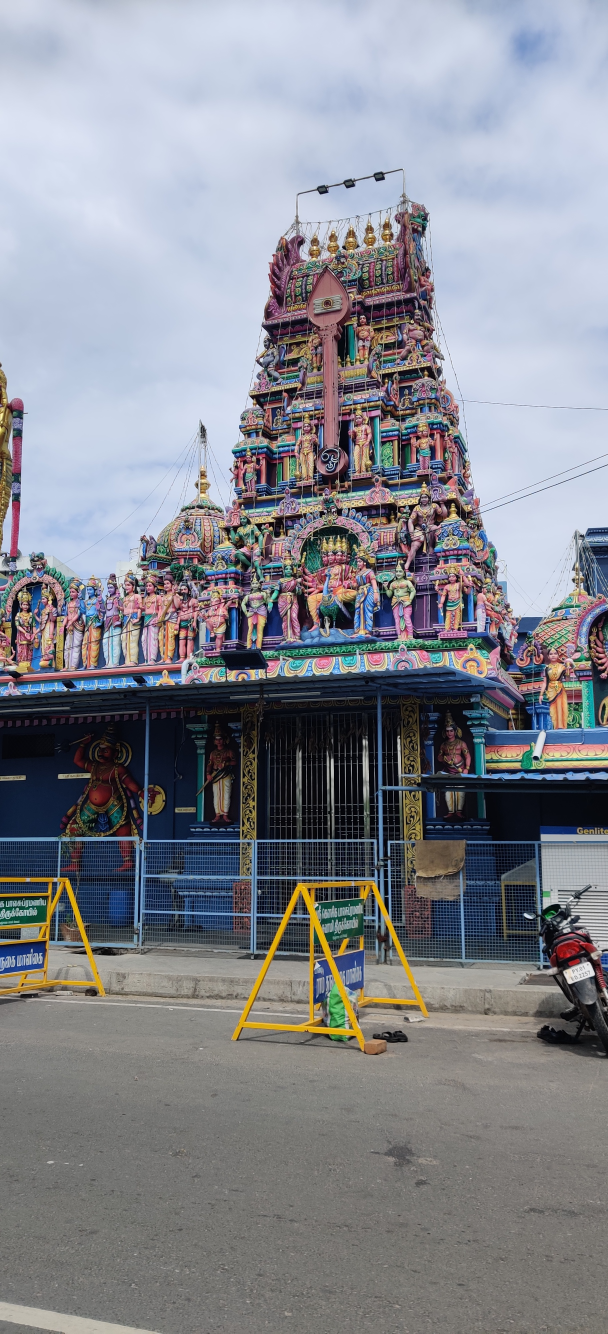
#> input picture Temple.jpg, 1824 x 4000 px (shown at 1/3 size)
$ python Histogram.py
#> lines starting #> are read from the running program, lines starting #| are printed output that depends on the picture
import numpy
import cv2
from matplotlib import pyplot

#img=numpy.zeros((200,200),numpy.uint8)
#cv2.rectangle(img,(0,100),(200,200),(255,255,255),-1)
img=cv2.imread('Temple.jpg')
#> img is the input picture: shape (4000, 1824, 3); mean B, G, R 142.6, 135, 133.2
img=cv2.resize(img,(512,512))
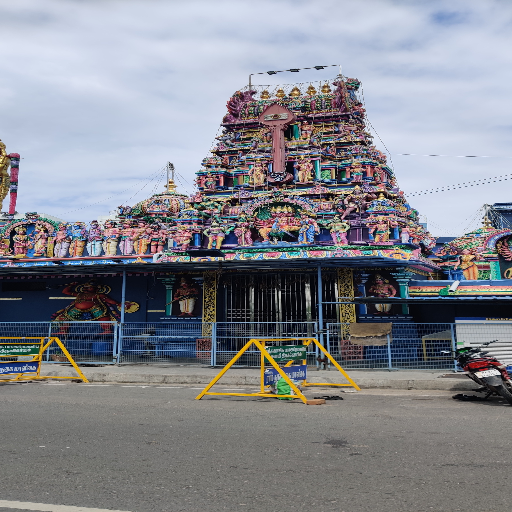
#> img: shape (512, 512, 3); mean B, G, R 142.5, 134.9, 133.1

b,g,r=cv2.split(img)
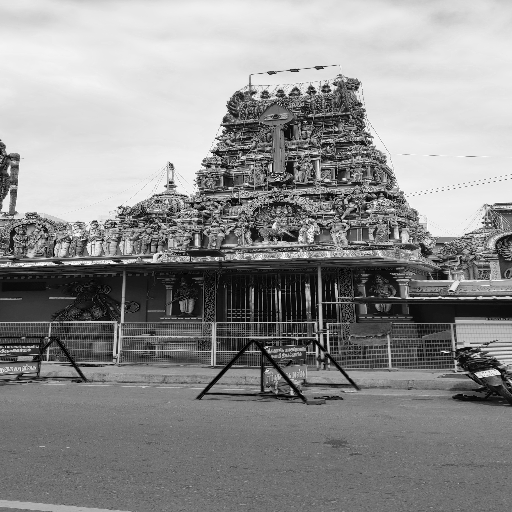
#> b: shape (512, 512); min 0, max 255, mean 142.5
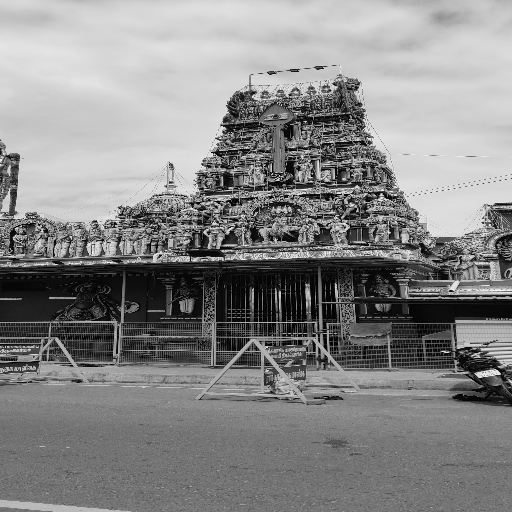
#> g: shape (512, 512); min 0, max 255, mean 134.9
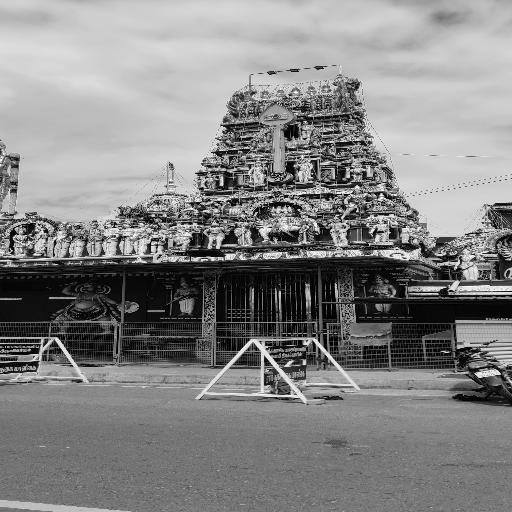
#> r: shape (512, 512); min 0, max 255, mean 133.1
cv2.imshow('b',b)
cv2.imshow('g',g)
cv2.imshow('r',r)

pyplot.hist(b.ravel(),256,[0,256])
pyplot.hist(g.ravel(),256,[0,256])
pyplot.hist(r.ravel(),256,[0,256])
#pyplot.hist(img.ravel(),256,[0,256])

cv2.imshow('img',img)
pyplot.show()
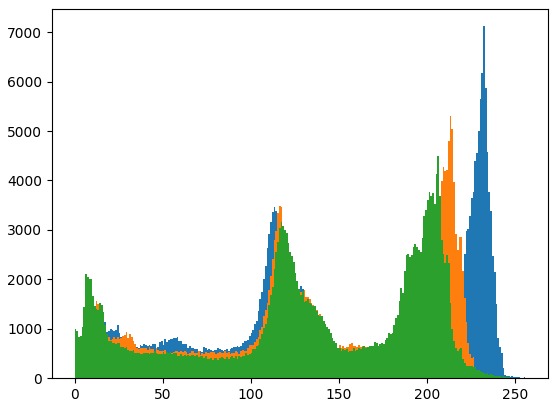
#> figure drawn by matplotlib, 1 panel; tallest bar 7120 high, from x = 232 to 233; tallest bar 5304 high, from x = 213 to 214; tallest bar 4503 high, from x = 206 to 207

cv2.waitKey()
cv2.destroyAllWindows()

$ run again, with Face.jpg copied over Temple.jpg
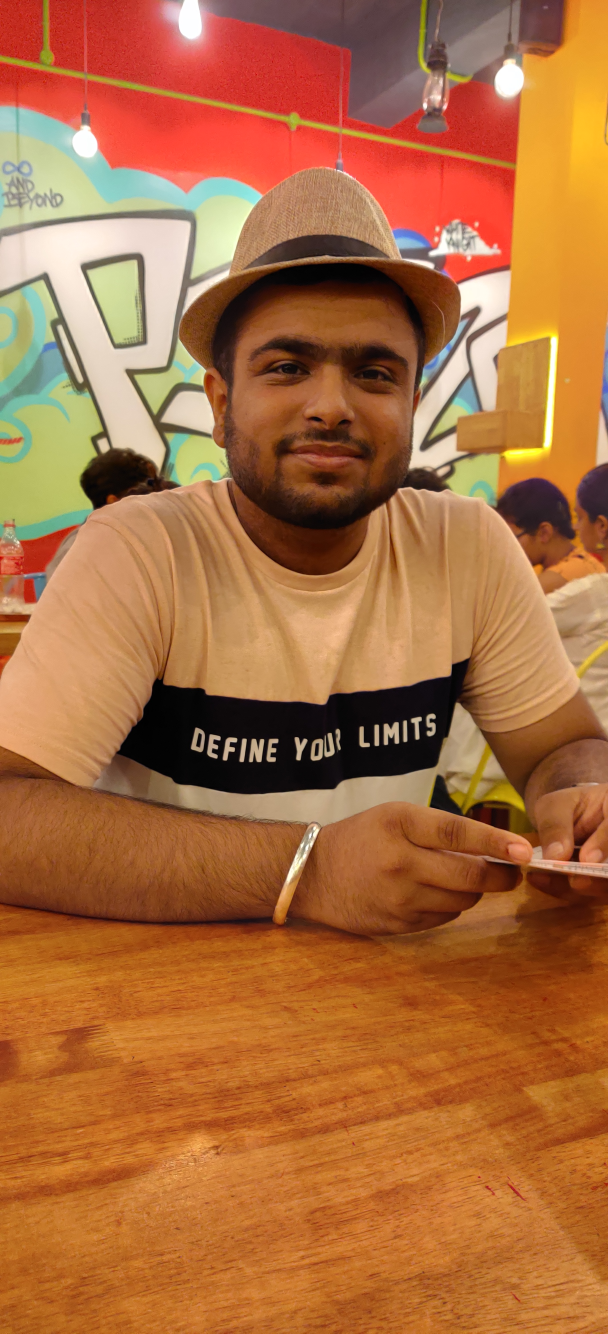
#> input picture Face.jpg, 1824 x 4000 px (shown at 1/3 size)
#> img is the input picture: shape (4000, 1824, 3); mean B, G, R 63.1, 109.4, 172.1
#> img: shape (512, 512, 3)
#> `b,g,r=cv2.split(img)`:
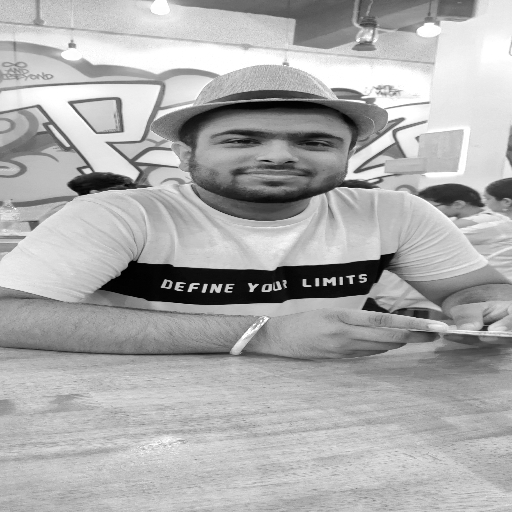
#> r: shape (512, 512); min 0, max 255, mean 172
#> `pyplot.show()`:
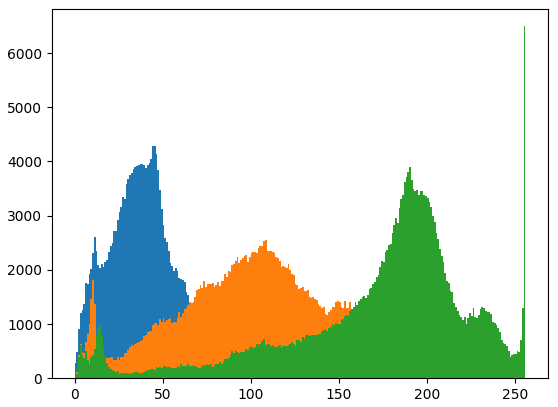
#> figure drawn by matplotlib, 1 panel; tallest bar 4280 high, from x = 44 to 45; tallest bar 2542 high, from x = 108 to 109; tallest bar 6495 high, from x = 255 to 256

$ run again, with Rocks.jpg copied over Temple.jpg
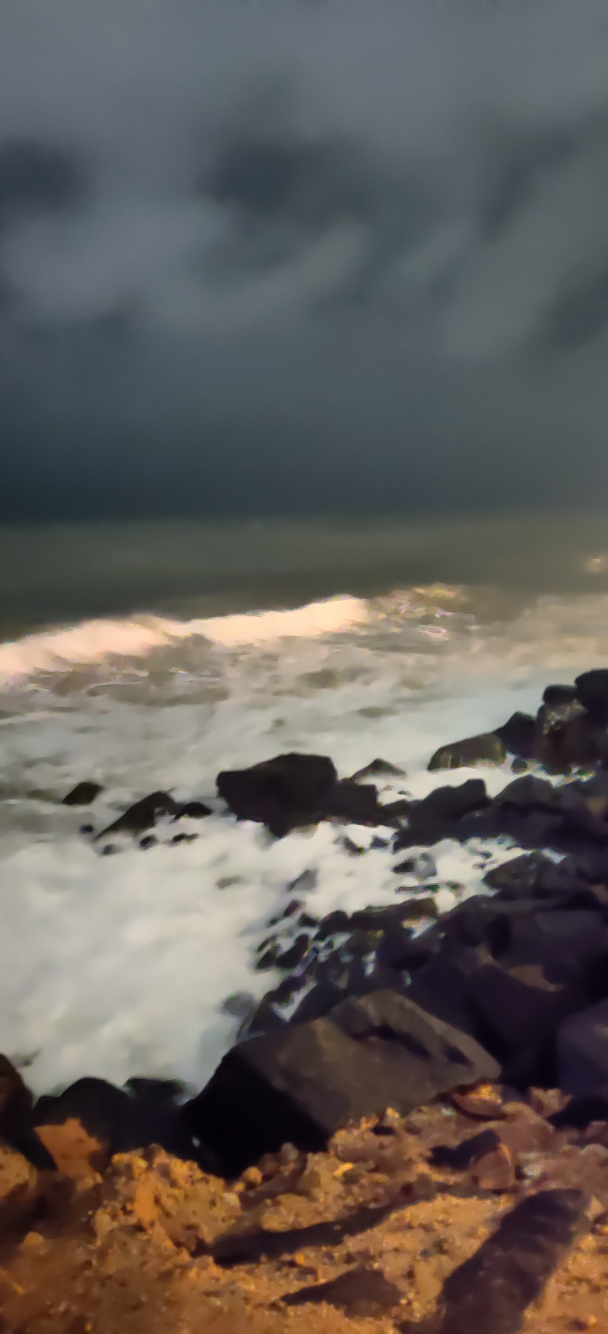
#> input picture Rocks.jpg, 1824 x 4000 px (shown at 1/3 size)
#> img is the input picture: shape (4000, 1824, 3); mean B, G, R 90.6, 94.6, 100
#> img: shape (512, 512, 3)
#> `b,g,r=cv2.split(img)`:
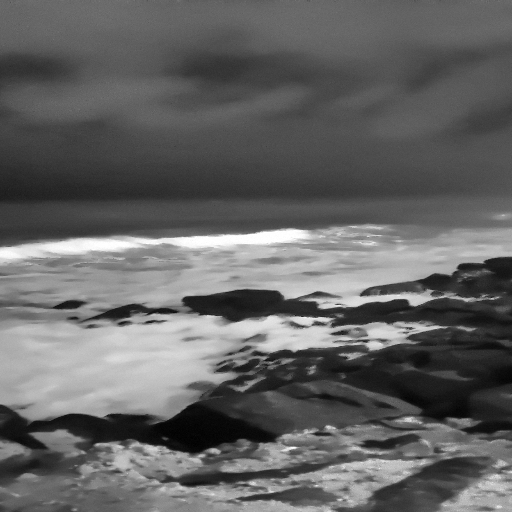
#> r: shape (512, 512); min 0, max 255, mean 99.9
#> `pyplot.show()`:
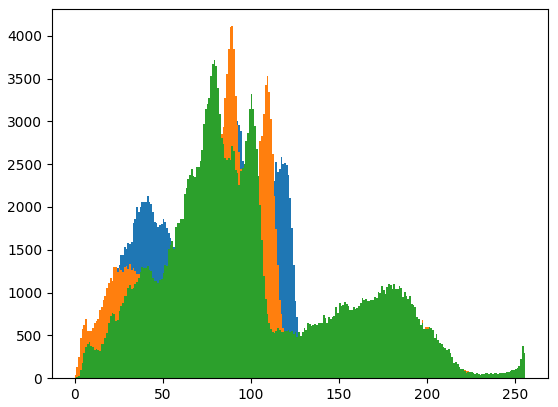
#> figure drawn by matplotlib, 1 panel; tallest bar 3017 high, from x = 91 to 92; tallest bar 4112 high, from x = 89 to 90; tallest bar 3719 high, from x = 79 to 80
